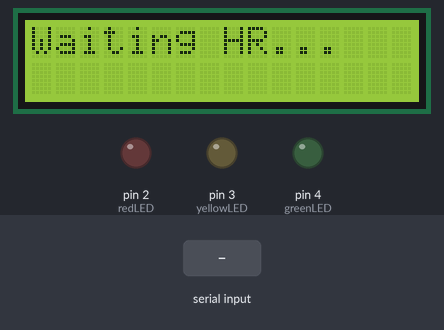
Recording of a sketch running on a simulated Arduino Uno, built with avr-gcc and run on an emulated ATmega328P. Shown: 16×2 character LCD, output pins drawn as LEDs (lit = HIGH). The inputs (shaded band) are chosen by the test bench.

Above: at 1.2 s.
1.3 s: "90,45\n" received over Serial
At 1.8 s:
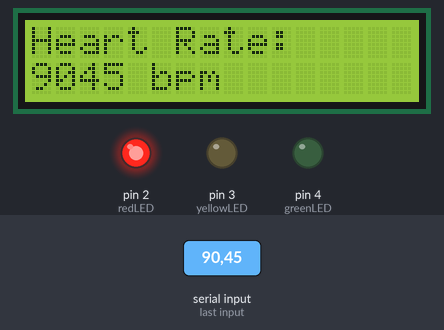
2.8 s: "90\n" received over Serial
At 4.0 s:
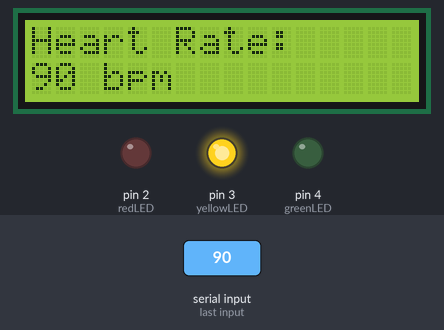
Timing chart, 0 to 5.8 s (numbered marks = the images above; inputs shaded):
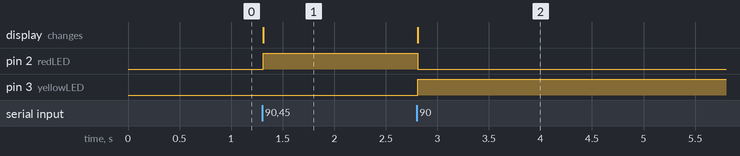

Measured:
- after the input at 1.3 s, pin 2 (redLED): LOW → HIGH at once; the display: changes at once (image 1)
- after the input at 2.8 s, pin 2 (redLED): HIGH → LOW at once; pin 3 (yellowLED): LOW → HIGH at once; the display: changes at once (image 2)

The sketch:

hrm_usb_arduino_LCD.ino
```cpp
#include <LiquidCrystal.h>

// Initialize the LCD: rs, en, d4, d5, d6, d7
LiquidCrystal lcd(8, 9, 10, 11, 12, 13); // Change these to match your wiring

// LED pins
const int redLED = 2;
const int greenLED = 4;
const int yellowLED = 3;

String input = "";
int heartRate = 0;

void setup() {
  Serial.begin(9600);

  pinMode(redLED, OUTPUT);
  pinMode(greenLED, OUTPUT);
  pinMode(yellowLED, OUTPUT);

  // Initialize LCD
  lcd.begin(16, 2);
  lcd.clear();
  lcd.setCursor(0, 0);
  lcd.print("Waiting HR...");
}

void loop() {
  while (Serial.available()) {
    char c = Serial.read();

    if (c == '\n') {
      heartRate = input.toInt();
      input = "";

      // Display on LCD
      lcd.clear();
      lcd.setCursor(0, 0);
      lcd.print("Heart Rate: ");
      lcd.setCursor(0, 1);
      lcd.print(heartRate);
      lcd.print(" bpm");

      // LED Logic
      digitalWrite(redLED, LOW);
      digitalWrite(greenLED, LOW);
      digitalWrite(yellowLED, LOW);

      if (heartRate < 65 || heartRate > 120) {
        digitalWrite(redLED, HIGH);
      } else if (heartRate >= 65 && heartRate < 90) {
        digitalWrite(greenLED, HIGH);
      } else if (heartRate >= 90 && heartRate <= 120) {
        digitalWrite(yellowLED, HIGH);
      }

    } else if (isDigit(c)) {
      input += c;
    }
  }
}
```
